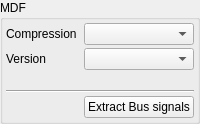
            <widget class="QGroupBox" name="groupBox_2">
             <property name="title">
              <string>MDF</string>
             </property>
             <layout class="QGridLayout" name="gridLayout_5">
              <property name="leftMargin">
  <number>3</number>
</property>
              <property name="topMargin">
  <number>3</number>
</property>
              <property name="rightMargin">
  <number>3</number>
</property>
              <property name="bottomMargin">
  <number>3</number>
</property>
              <property name="spacing">
  <number>3</number>
</property>
              <item row="0" column="0">
               <widget class="QLabel" name="label__1">
                <property name="text">
                 <string>Compression</string>
                </property>
               </widget>
              </item>
              <item row="3" column="0" colspan="3">
               <widget class="Line" name="line_12">
                <property name="orientation">
                 <enum>Qt::Orientation::Horizontal</enum>
                </property>
               </widget>
              </item>
              <item row="2" column="1">
               <widget class="QLabel" name="label_26">
                <property name="text">
                 <string/>
                </property>
               </widget>
              </item>
              <item row="1" column="1" colspan="2">
               <widget class="QComboBox" name="extract_bus_format">
                <property name="sizeAdjustPolicy">
                 <enum>QComboBox::SizeAdjustPolicy::AdjustToContents</enum>
                </property>
               </widget>
              </item>
              <item row="0" column="1" colspan="2">
               <widget class="QComboBox" name="extract_bus_compression">
                <property name="sizeAdjustPolicy">
                 <enum>QComboBox::SizeAdjustPolicy::AdjustToContents</enum>
                </property>
               </widget>
              </item>
              <item row="4" column="0">
               <spacer name="horizontalSpacer_4">
                <property name="orientation">
                 <enum>Qt::Orientation::Horizontal</enum>
                </property>
                <property name="sizeHint" stdset="0">
                 <size>
                  <width>40</width>
                  <height>20</height>
                 </size>
                </property>
               </spacer>
              </item>
              <item row="4" column="1" colspan="2">
               <widget class="QPushButton" name="extract_bus_btn">
                <property name="text">
                 <string>Extract Bus signals</string>
                </property>
                <property name="icon">
                 <iconset resource="resource.qrc">
                  <normaloff>:/down.png</normaloff>:/down.png</iconset>
                </property>
               </widget>
              </item>
              <item row="1" column="0">
               <widget class="QLabel" name="label_24">
                <property name="text">
                 <string>Version</string>
                </property>
               </widget>
              </item>
             </layout>
            </widget>
